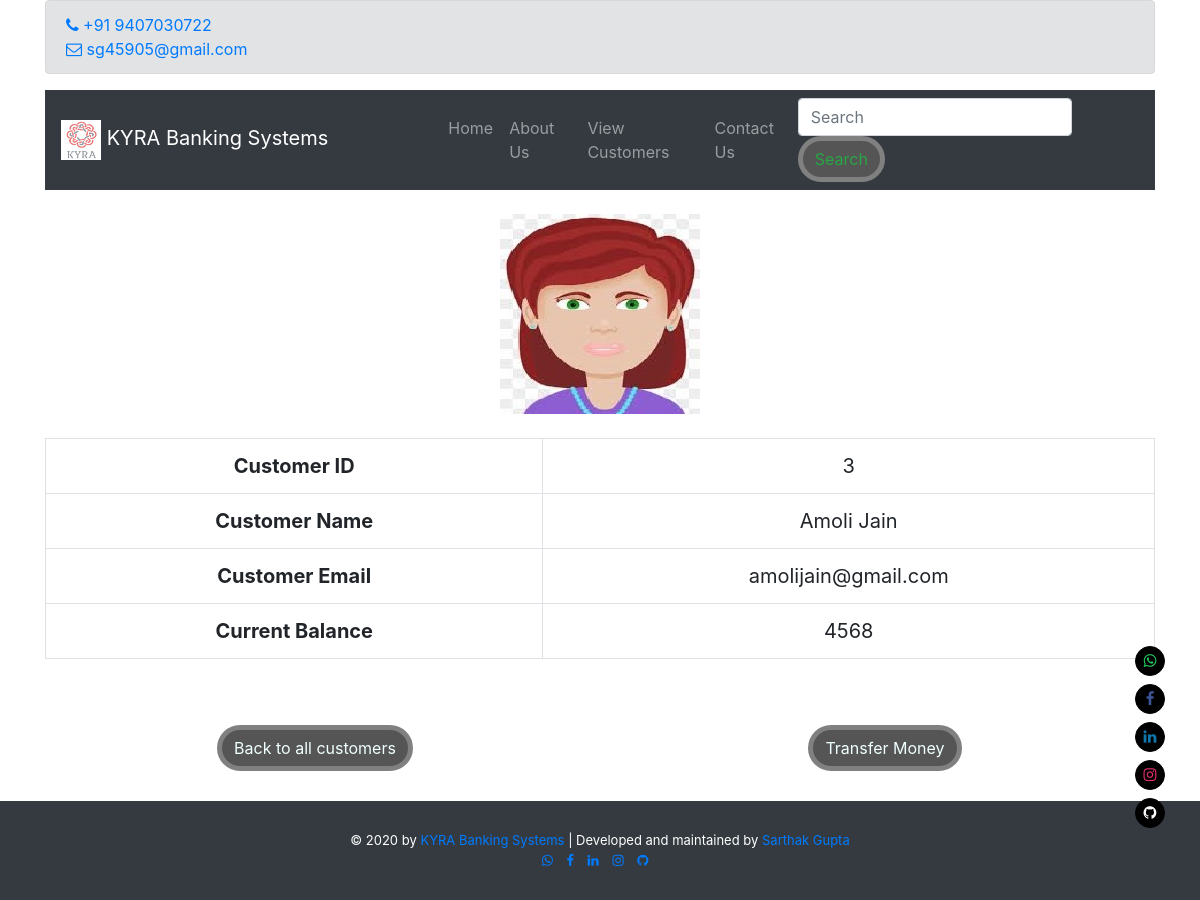
The page /details.php?customer_id=3 on the database its author committed.
### tables this page shows
CREATE TABLE `customers` (
  `customer_id` int(11) NOT NULL,
  `customer_name` text NOT NULL,
  `customer_email` text NOT NULL,
  `current_balance` int(11) NOT NULL,
  `customer_image` text NOT NULL
);

### details.php (the view, shortened to what this page needs)
<!DOCTYPE html>
<?php
    include("functions.php");
?>
<html lang="en">
    <head>
        <link rel="stylesheet" href="https://stackpath.bootstrapcdn.com/bootstrap/4.5.1/css/bootstrap.min.css">
        <link rel="stylesheet" href="https://stackpath.bootstrapcdn.com/font-awesome/4.7.0/css/font-awesome.min.css">
        <link rel="stylesheet" href="style.css" media="all">
    </head>
    <body>
        <div class="container">
            <div class="alert alert-secondary" role="alert">
                <li style="list-style-type: none;">
                    <a style="padding-right: 10px; text-decoration: none;" href="tel:+919407030722" target="_blank">
                        <i class="fa fa-phone"></i> +91 9407030722
                    </a>
                </li>
                <li style="list-style-type: none;">
                    <a style="padding-right: 10px; text-decoration: none;" href="mailto:sg45905@gmail.com" target="_blank">
                        <i class="fa fa-envelope-o"></i> sg45905@gmail.com
                    </a>
                </li>
            </div>
            <nav class="navbar navbar-expand-lg navbar-dark bg-dark">
                <a class="navbar-brand pr-0 pr-sm-5" href="index.php">
                    <img src="images/logo.png" height="40px" width="40px">
                    KYRA Banking Systems
                </a>
                <div class="collapse navbar-collapse" id="navbarSupportedContent">
                    <ul class="navbar-nav mr-auto pl-0 pl-sm-5">
                        <li class="nav-item">
                            <a class="nav-link" href="index.php">Home</a>
                        </li>
                        <li class="nav-item">
                            <a class="nav-link" href="about.php">About Us</a>
                        </li>
                        <li class="nav-item">
                            <a class="nav-link" href="customer.php">View Customers</a>
                        </li>
                        <li class="nav-item">
                            <a class="nav-link" href="contact.php">Contact Us</a>
                        </li>
                    </ul>
                    <form class="form-inline my-2 my-lg-0" method="get" action="results.php" enctype="multipart/form-data">
                        <input class="form-control mr-sm-2" type="text" placeholder="Search" aria-label="Search" name="user_query">
                        <button class="btn btn-outline-success my-2 my-sm-0" type="submit">Search</button>
                    </form>
                </div>
            </nav>
        </div>
        <br>
        <div class="container">
            <?php
                if(isset($_GET['customer_id'])) {
                    $c_id = $_GET['customer_id'];
                    $get_customers = "select * from customers where customer_id='$c_id'";
                    $run_customers = mysqli_query($con, $get_customers);
                    while ($row_customers = mysqli_fetch_array($run_customers)) {
                        $customer_id = $row_customers['customer_id'];
                        $customer_name = $row_customers['customer_name'];
                        $customer_email = $row_customers['customer_email'];
                        $current_balance = $row_customers['current_balance'];
                        $customer_image = $row_customers['customer_image'];
                        echo "
                            <center>
                                <img src='images/customers/$customer_image'>
                            </center>
                            <br>
                            <table class='table table-bordered' style='text-align: center; font-size: 20px;'>
                                <tr>
                                    <th scope='col'>Customer ID</th>
                                    <td>$customer_id</td>
                                </tr>
                                <tr>
                                    <th scope='col'>Customer Name</th>
                                    <td>$customer_name</td>
                                </tr>
                                <tr>
                                    <th scope='col'>Customer Email</th>
                                    <td>$customer_email</td>
                                </tr>
                                <tr>
                                    <th scope='col'>Current Balance</th>
                                    <td>$current_balance</td>
                                </tr>
                            </table>
                            <div class='row'>
                                <div class='col-6'>
                                    <center>
                                        <button class='btn'>
                                            <a href='Customer.php' style='text-decoration: none; color: #f0ffff;'>Back to all customers</a>
                                        </button>
                                    </center>
                                </div>
                                <div class='col-6'>
                                    <center>
                                        <button class='btn'>
                                            <a href='transfer.php?customer_id=$c_id' style='text-decoration: none; color: #f0ffff;'>Transfer Money</a>
                                        </button>
                                    </center>
                                </div>
                            </div>
                        ";
                    }
                }
            ?>
        </div>
        <div class="site-social-float">
            <a class="attesa-social" href="https://wa.me/919407030722" target="_blank" rel="noopener" title="Whatsapp">
                <i class="fa fa-whatsapp" style="color: #25d366">
                </i>
            </a>
            <a class="attesa-social" href="https://www.facebook.com/sg45905" target="_blank" rel="noopener" title="Facebook">
                <i class="fa fa-facebook" style="color: #3b5598">
                </i>
            </a>
            <a class="attesa-social" href="https://www.linkedin.com/in/sg45905/" target="_blank" rel="noopener" title="LinkedIn">
                <i class="fa fa-linkedin" style="color: #0e76a8;">
                </i>
            </a>
            <a class="attesa-social" href="https://www.instagram.com/sg.2906" target="_blank" rel="noopener" title="Instagram">
                <i class="fa fa-instagram" style="color: #e1306c">
                </i>
            </a>
            <a class="attesa-social" href="https://github.com/sg45905" target="_blank" rel="noopener" title="Github">
                <i class="fa fa-github" style="color: white">
                </i>
            </a>
        </div>
        <div class="text-center bg-dark footer">
            &copy; 2020 by <a href="index.html">KYRA Banking Systems</a> | Developed and maintained by <a href="https://sg45905.github.io" target="_blank">Sarthak Gupta</a>
            <br>
            <a style="padding-right: 10px;" href="https://wa.me/919407030722" target="_blank">
                <i class="fa fa-whatsapp"></i>
            </a>
            <a style="padding-right: 10px;" href="https://facebook.com/sg45905" target="_blank">
                <i class="fa fa-facebook"></i>
            </a>
            <a style="padding-right: 10px;" href="https://linkedin.com/in/sg45905" target="_blank">
                <i class="fa fa-linkedin"></i>
            </a>
            <a style="padding-right: 10px;" href="https://instagram.com/sg.2906" target="_blank">
                <i class="fa fa-instagram"></i>
            </a>
            <a style="padding-right: 10px;" href="https://github.com/sg45905" target="_blank">
                <i class="fa fa-github"></i>
            </a>
        </div>
    </body>
</html>

### style.css (style rules this page uses)
html { scroll-behavior: smooth; }
.footer { margin-top: 30px; padding: 30px; color: white; font-size: small; }
.footer a { text-decoration: none; }
.btn { text-align: center; margin-top: 50px; border: 5px solid gray; border-radius: 30px; background-color: #555; }
.site-social-float { position: fixed; bottom: 4em; z-index: 999; opacity: 1; -webkit-transition: all .3s ease-in-out; -moz-transition: all .3s ease-in-out; transition: all .3s ease-in-out; right: 35px; }
.site-social-float a { border-color: black; display: block; width: 30px; height: 30px; font-size: 15px; text-align: center; line-height: 28px; margin: 8px 0; border-width: 1px; border-style: solid; -webkit-transition: #ececec .3s ease-in-out; -moz-transition: #ececec .3s ease-in-out; transition: #ececec .3s ease-in-out; border-radius: 50%; background: black; }

### rows shown on the page
customers: customer_image (picture), customer_id "3", customer_name "Amoli Jain", customer_email "amolijain@gmail.com", current_balance "4568"
